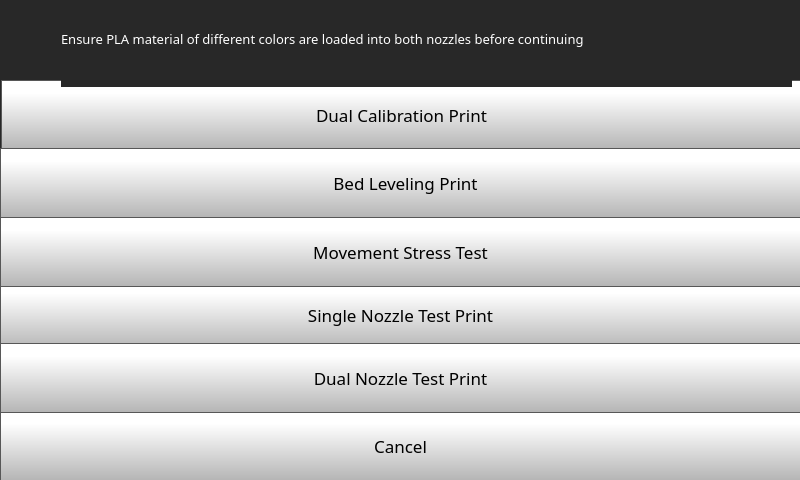
<?xml version="1.0" encoding="UTF-8"?>
<ui version="4.0">
 <class>Form</class>
 <widget class="QWidget" name="Form">
  <property name="geometry">
   <rect>
    <x>0</x>
    <y>0</y>
    <width>800</width>
    <height>480</height>
   </rect>
  </property>
  <property name="minimumSize">
   <size>
    <width>800</width>
    <height>480</height>
   </size>
  </property>
  <property name="maximumSize">
   <size>
    <width>800</width>
    <height>480</height>
   </size>
  </property>
  <property name="windowTitle">
   <string>Form</string>
  </property>
  <widget class="QStackedWidget" name="stackedWidget">
   <property name="geometry">
    <rect>
     <x>0</x>
     <y>0</y>
     <width>800</width>
     <height>480</height>
    </rect>
   </property>
   <property name="minimumSize">
    <size>
     <width>800</width>
     <height>480</height>
    </size>
   </property>
   <property name="maximumSize">
    <size>
     <width>800</width>
     <height>480</height>
    </size>
   </property>
   <property name="styleSheet">
    <string notr="true">
background-color: rgb(40, 40, 40);
</string>
   </property>
   <property name="currentIndex">
    <number>0</number>
   </property>
   <widget class="QWidget" name="testPrintPage2">
    <widget class="QPushButton" name="testPrintsCancelButton">
     <property name="geometry">
      <rect>
       <x>0</x>
       <y>410</y>
       <width>801</width>
       <height>71</height>
      </rect>
     </property>
     <property name="minimumSize">
      <size>
       <width>0</width>
       <height>0</height>
      </size>
     </property>
     <property name="font">
      <font>
       <family>Gotham Light</family>
       <pointsize>13</pointsize>
      </font>
     </property>
     <property name="styleSheet">
      <string notr="true">QPushButton {
     border: 1px solid rgb(87, 87, 87);
	background-color: qlineargradient(spread:pad, x1:0, y1:1, x2:0, y2:0.188, stop:0 rgba(180, 180, 180, 255), stop:1 rgba(255, 255, 255, 255));


}

QPushButton:pressed {
    background-color: qlineargradient(x1: 0, y1: 0, x2: 0, y2: 1,
                                      stop: 0 #dadbde, stop: 1 #f6f7fa);
}

QPushButton:flat {
    border: none; /* no border for a flat push button */
}

QPushButton:default {
    border-color: navy; /* make the default button prominent */
}</string>
     </property>
     <property name="text">
      <string>Cancel</string>
     </property>
     <property name="iconSize">
      <size>
       <width>50</width>
       <height>50</height>
      </size>
     </property>
     <property name="checkable">
      <bool>false</bool>
     </property>
     <property name="autoDefault">
      <bool>false</bool>
     </property>
     <property name="default">
      <bool>false</bool>
     </property>
     <property name="flat">
      <bool>false</bool>
     </property>
    </widget>
    <widget class="QLabel" name="tool0Label_30">
     <property name="geometry">
      <rect>
       <x>1</x>
       <y>21</y>
       <width>50</width>
       <height>50</height>
      </rect>
     </property>
     <property name="font">
      <font>
       <family>Gotham Medium</family>
       <pointsize>14</pointsize>
       <bold>false</bold>
       <underline>false</underline>
       <strikeout>false</strikeout>
      </font>
     </property>
     <property name="styleSheet">
      <string notr="true">
   color:  white;</string>
     </property>
     <property name="text">
      <string/>
     </property>
     <property name="pixmap">
      <pixmap>templates/img/exclamation-mark.png</pixmap>
     </property>
     <property name="scaledContents">
      <bool>true</bool>
     </property>
    </widget>
    <widget class="QPushButton" name="singleNozzlePrintButton">
     <property name="geometry">
      <rect>
       <x>0</x>
       <y>280</y>
       <width>801</width>
       <height>70</height>
      </rect>
     </property>
     <property name="minimumSize">
      <size>
       <width>0</width>
       <height>70</height>
      </size>
     </property>
     <property name="font">
      <font>
       <family>Gotham</family>
       <pointsize>13</pointsize>
      </font>
     </property>
     <property name="styleSheet">
      <string notr="true">QPushButton {
     border: 1px solid rgb(87, 87, 87);
	background-color: qlineargradient(spread:pad, x1:0, y1:1, x2:0, y2:0.188, stop:0 rgba(180, 180, 180, 255), stop:1 rgba(255, 255, 255, 255));


}

QPushButton:pressed {
    background-color: qlineargradient(x1: 0, y1: 0, x2: 0, y2: 1,
                                      stop: 0 #dadbde, stop: 1 #f6f7fa);
}

QPushButton:flat {
    border: none; /* no border for a flat push button */
}

QPushButton:default {
    border-color: navy; /* make the default button prominent */
}

QPushButton:focus {
	outline: none;
}</string>
     </property>
     <property name="text">
      <string>Single Nozzle Test Print</string>
     </property>
     <property name="iconSize">
      <size>
       <width>40</width>
       <height>40</height>
      </size>
     </property>
    </widget>
    <widget class="QPushButton" name="movementTestPrintButton">
     <property name="geometry">
      <rect>
       <x>0</x>
       <y>217</y>
       <width>801</width>
       <height>70</height>
      </rect>
     </property>
     <property name="minimumSize">
      <size>
       <width>0</width>
       <height>70</height>
      </size>
     </property>
     <property name="font">
      <font>
       <family>Gotham</family>
       <pointsize>13</pointsize>
      </font>
     </property>
     <property name="styleSheet">
      <string notr="true">QPushButton {
     border: 1px solid rgb(87, 87, 87);
	background-color: qlineargradient(spread:pad, x1:0, y1:1, x2:0, y2:0.188, stop:0 rgba(180, 180, 180, 255), stop:1 rgba(255, 255, 255, 255));


}

QPushButton:pressed {
    background-color: qlineargradient(x1: 0, y1: 0, x2: 0, y2: 1,
                                      stop: 0 #dadbde, stop: 1 #f6f7fa);
}

QPushButton:flat {
    border: none; /* no border for a flat push button */
}

QPushButton:default {
    border-color: navy; /* make the default button prominent */
}

QPushButton:focus {
	outline: none;
}</string>
     </property>
     <property name="text">
      <string>Movement Stress Test</string>
     </property>
     <property name="iconSize">
      <size>
       <width>40</width>
       <height>40</height>
      </size>
     </property>
    </widget>
    <widget class="QPushButton" name="dualCaliberationPrintButton">
     <property name="geometry">
      <rect>
       <x>1</x>
       <y>80</y>
       <width>801</width>
       <height>70</height>
      </rect>
     </property>
     <property name="minimumSize">
      <size>
       <width>0</width>
       <height>70</height>
      </size>
     </property>
     <property name="font">
      <font>
       <family>Gotham</family>
       <pointsize>13</pointsize>
      </font>
     </property>
     <property name="styleSheet">
      <string notr="true">QPushButton {
     border: 1px solid rgb(87, 87, 87);
	background-color: qlineargradient(spread:pad, x1:0, y1:1, x2:0, y2:0.188, stop:0 rgba(180, 180, 180, 255), stop:1 rgba(255, 255, 255, 255));


}

QPushButton:pressed {
    background-color: qlineargradient(x1: 0, y1: 0, x2: 0, y2: 1,
                                      stop: 0 #dadbde, stop: 1 #f6f7fa);
}

QPushButton:flat {
    border: none; /* no border for a flat push button */
}

QPushButton:default {
    border-color: navy; /* make the default button prominent */
}

QPushButton:focus {
	outline: none;
}</string>
     </property>
     <property name="text">
      <string>Dual Calibration Print</string>
     </property>
     <property name="iconSize">
      <size>
       <width>40</width>
       <height>40</height>
      </size>
     </property>
    </widget>
    <widget class="QLabel" name="calibrateLabel_2">
     <property name="geometry">
      <rect>
       <x>61</x>
       <y>-9</y>
       <width>731</width>
       <height>96</height>
      </rect>
     </property>
     <property name="font">
      <font>
       <family>Gotham</family>
       <pointsize>10</pointsize>
       <bold>false</bold>
      </font>
     </property>
     <property name="styleSheet">
      <string notr="true">color: rgb(255, 255, 255);</string>
     </property>
     <property name="text">
      <string>Ensure PLA material of different colors are loaded into both nozzles before continuing </string>
     </property>
     <property name="scaledContents">
      <bool>false</bool>
     </property>
     <property name="wordWrap">
      <bool>true</bool>
     </property>
    </widget>
    <widget class="QPushButton" name="dualNozzlePrintButton">
     <property name="geometry">
      <rect>
       <x>0</x>
       <y>343</y>
       <width>801</width>
       <height>70</height>
      </rect>
     </property>
     <property name="minimumSize">
      <size>
       <width>0</width>
       <height>70</height>
      </size>
     </property>
     <property name="font">
      <font>
       <family>Gotham</family>
       <pointsize>13</pointsize>
      </font>
     </property>
     <property name="styleSheet">
      <string notr="true">QPushButton {
     border: 1px solid rgb(87, 87, 87);
	background-color: qlineargradient(spread:pad, x1:0, y1:1, x2:0, y2:0.188, stop:0 rgba(180, 180, 180, 255), stop:1 rgba(255, 255, 255, 255));


}

QPushButton:pressed {
    background-color: qlineargradient(x1: 0, y1: 0, x2: 0, y2: 1,
                                      stop: 0 #dadbde, stop: 1 #f6f7fa);
}

QPushButton:flat {
    border: none; /* no border for a flat push button */
}

QPushButton:default {
    border-color: navy; /* make the default button prominent */
}

QPushButton:focus {
	outline: none;
}</string>
     </property>
     <property name="text">
      <string>Dual Nozzle Test Print</string>
     </property>
     <property name="iconSize">
      <size>
       <width>40</width>
       <height>40</height>
      </size>
     </property>
    </widget>
    <widget class="QPushButton" name="bedLevelPrintButton">
     <property name="geometry">
      <rect>
       <x>0</x>
       <y>148</y>
       <width>811</width>
       <height>70</height>
      </rect>
     </property>
     <property name="minimumSize">
      <size>
       <width>0</width>
       <height>70</height>
      </size>
     </property>
     <property name="font">
      <font>
       <family>Gotham</family>
       <pointsize>13</pointsize>
      </font>
     </property>
     <property name="styleSheet">
      <string notr="true">QPushButton {
     border: 1px solid rgb(87, 87, 87);
	background-color: qlineargradient(spread:pad, x1:0, y1:1, x2:0, y2:0.188, stop:0 rgba(180, 180, 180, 255), stop:1 rgba(255, 255, 255, 255));


}

QPushButton:pressed {
    background-color: qlineargradient(x1: 0, y1: 0, x2: 0, y2: 1,
                                      stop: 0 #dadbde, stop: 1 #f6f7fa);
}

QPushButton:flat {
    border: none; /* no border for a flat push button */
}

QPushButton:default {
    border-color: navy; /* make the default button prominent */
}

QPushButton:focus {
	outline: none;
}</string>
     </property>
     <property name="text">
      <string>Bed Leveling Print</string>
     </property>
     <property name="iconSize">
      <size>
       <width>40</width>
       <height>40</height>
      </size>
     </property>
    </widget>
   </widget>
   <widget class="QWidget" name="testPrintPage1">
    <widget class="QComboBox" name="testPrintsTool1SizeComboBox_6">
     <property name="geometry">
      <rect>
       <x>600</x>
       <y>200</y>
       <width>171</width>
       <height>51</height>
      </rect>
     </property>
     <property name="font">
      <font>
       <family>Gotham</family>
       <pointsize>20</pointsize>
      </font>
     </property>
     <property name="styleSheet">
      <string notr="true"> QScrollBar:vertical {
     border: 1px solid black;
border-radius: 5px;
    background-color: rgb(40,40,40);
     width: 60px;
     margin: 67px 0 67px 0;
 }

/* Sets up the color and height of handle */
QScrollBar::handle:vertical {
border-radius: 5px;
background: qlineargradient(spread:pad, x1:0, y1:1, x2:0, y2:0.188, stop:0 rgba(180, 180, 180, 255), stop:1 rgba(255, 255, 255, 255));
min-height: 7px;
}


QScrollBar::add-line:vertical {
     border: 1px solid black;
background: qlineargradient(spread:pad, x1:0, y1:1, x2:0, y2:0.188, stop:0 rgba(180, 180, 180, 255), stop:1 rgba(255, 255, 255, 255));
     height:65px;
border-radius: 5px;
     subcontrol-position: bottom;
     subcontrol-origin: margin;
 }

 QScrollBar::sub-line:vertical {
     border: 1px solid black;
background: qlineargradient(spread:pad, x1:0, y1:1, x2:0, y2:0.188, stop:0 rgba(180, 180, 180, 255), stop:1 rgba(255, 255, 255, 255));
     height: 65px;
border-radius: 5px;
     subcontrol-position: top;
     subcontrol-origin: margin;
 }

QScrollBar::up-arrow:vertical {
 image: url(./templates/img/arrows.png);
    width: 40px;
    height: 40px;
 padding: 5px;
 }
QScrollBar::down-arrow:vertical {
 image: url(./templates/img/arrows-5.png);
    width: 40px;
    height: 40px;
 padding: 5px;
 }

/* need this to get rid of crosshatching on scrollbar background */
QScrollBar::add-page:vertical, QScrollBar::sub-page:vertical {
background: none;
}

QComboBox {
border: 1px solid black;
    padding: 0px 18px 0px 3px;
    min-width: 6em;

}

QComboBox::item {
	color: rgb(0, 0, 0);
}

QComboBox:editable {
    background: white;
}

QComboBox:!editable, QComboBox::drop-down:editable {
background: white;
}

/* QComboBox gets the &quot;on&quot; state when the popup is open */
QComboBox:!editable:on, QComboBox::drop-down:editable:on {
background: white;
}


QComboBox::drop-down {
border-left: 1px solid black;
border-right: 1px solid black;
	background-color: qlineargradient(spread:pad, x1:0, y1:1, x2:0, y2:0.188, stop:0 rgba(180, 180, 180, 255), stop:1 rgba(255, 255, 255, 255));
    width: 60px;
     height: 50px;

}

QComboBox::down-arrow {

image: url(./templates/img/arrows-5.png);
width: 30px;
height: 30px;

}


QComboBox QAbstractItemView {
    selection-background-color: rgb(40, 40, 40);
    background: white;
}</string>
     </property>
     <property name="editable">
      <bool>false</bool>
     </property>
     <property name="maxVisibleItems">
      <number>8</number>
     </property>
     <property name="iconSize">
      <size>
       <width>30</width>
       <height>30</height>
      </size>
     </property>
     <item>
      <property name="text">
       <string>0.6</string>
      </property>
     </item>
     <item>
      <property name="text">
       <string>0.4</string>
      </property>
     </item>
     <item>
      <property name="text">
       <string>0.8</string>
      </property>
     </item>
    </widget>
    <widget class="QLabel" name="tool0Label_28">
     <property name="geometry">
      <rect>
       <x>31</x>
       <y>208</y>
       <width>50</width>
       <height>50</height>
      </rect>
     </property>
     <property name="font">
      <font>
       <family>Gotham Medium</family>
       <pointsize>14</pointsize>
       <bold>false</bold>
       <underline>false</underline>
       <strikeout>false</strikeout>
      </font>
     </property>
     <property name="styleSheet">
      <string notr="true">
   color:  white;</string>
     </property>
     <property name="text">
      <string/>
     </property>
     <property name="pixmap">
      <pixmap>templates/img/Nozzle.png</pixmap>
     </property>
     <property name="scaledContents">
      <bool>true</bool>
     </property>
    </widget>
    <widget class="QLabel" name="tool0Label_29">
     <property name="geometry">
      <rect>
       <x>20</x>
       <y>290</y>
       <width>50</width>
       <height>50</height>
      </rect>
     </property>
     <property name="font">
      <font>
       <family>Gotham Medium</family>
       <pointsize>14</pointsize>
       <bold>false</bold>
       <underline>false</underline>
       <strikeout>false</strikeout>
      </font>
     </property>
     <property name="styleSheet">
      <string notr="true">
   color:  white;</string>
     </property>
     <property name="text">
      <string/>
     </property>
     <property name="pixmap">
      <pixmap>templates/img/exclamation-mark.png</pixmap>
     </property>
     <property name="scaledContents">
      <bool>true</bool>
     </property>
    </widget>
    <widget class="QLabel" name="calibrateLabel_57">
     <property name="geometry">
      <rect>
       <x>70</x>
       <y>60</y>
       <width>721</width>
       <height>96</height>
      </rect>
     </property>
     <property name="font">
      <font>
       <family>Gotham</family>
       <pointsize>10</pointsize>
       <bold>false</bold>
      </font>
     </property>
     <property name="styleSheet">
      <string notr="true">color: rgb(255, 255, 255);</string>
     </property>
     <property name="text">
      <string>Ensure PLA material of different colors are loaded into both nozzles before continuing </string>
     </property>
     <property name="scaledContents">
      <bool>false</bool>
     </property>
     <property name="wordWrap">
      <bool>true</bool>
     </property>
    </widget>
    <widget class="QLabel" name="calibrateLabel_36">
     <property name="geometry">
      <rect>
       <x>10</x>
       <y>20</y>
       <width>469</width>
       <height>31</height>
      </rect>
     </property>
     <property name="font">
      <font>
       <family>Gotham</family>
       <pointsize>18</pointsize>
       <bold>false</bold>
      </font>
     </property>
     <property name="styleSheet">
      <string notr="true">color: rgb(255, 255, 255);</string>
     </property>
     <property name="text">
      <string>Calibration and Test Prints :</string>
     </property>
    </widget>
    <widget class="QPushButton" name="testPrintsBackButton">
     <property name="geometry">
      <rect>
       <x>390</x>
       <y>350</y>
       <width>411</width>
       <height>131</height>
      </rect>
     </property>
     <property name="font">
      <font>
       <family>Gotham</family>
       <pointsize>13</pointsize>
      </font>
     </property>
     <property name="styleSheet">
      <string notr="true">QPushButton {
     border: 1px solid rgb(87, 87, 87);
	background-color: qlineargradient(spread:pad, x1:0, y1:1, x2:0, y2:0.188, stop:0 rgba(180, 180, 180, 255), stop:1 rgba(255, 255, 255, 255));


}

QPushButton:pressed {
    background-color: qlineargradient(x1: 0, y1: 0, x2: 0, y2: 1,
                                      stop: 0 #dadbde, stop: 1 #f6f7fa);
}

QPushButton:flat {
    border: none; /* no border for a flat push button */
}

QPushButton:default {
    border-color: navy; /* make the default button prominent */
}

QPushButton:focus {
	outline: none;
}</string>
     </property>
     <property name="text">
      <string/>
     </property>
     <property name="icon">
      <iconset>
       <normaloff>templates/img/arrows-4.png</normaloff>templates/img/arrows-4.png</iconset>
     </property>
     <property name="iconSize">
      <size>
       <width>70</width>
       <height>70</height>
      </size>
     </property>
    </widget>
    <widget class="QPushButton" name="testPrintsNextButton">
     <property name="geometry">
      <rect>
       <x>0</x>
       <y>350</y>
       <width>391</width>
       <height>131</height>
      </rect>
     </property>
     <property name="font">
      <font>
       <family>Gotham</family>
       <pointsize>13</pointsize>
      </font>
     </property>
     <property name="styleSheet">
      <string notr="true">QPushButton {
     border: 1px solid rgb(87, 87, 87);
	background-color: qlineargradient(spread:pad, x1:0, y1:1, x2:0, y2:0.188, stop:0 rgba(180, 180, 180, 255), stop:1 rgba(255, 255, 255, 255));


}

QPushButton:pressed {
    background-color: qlineargradient(x1: 0, y1: 0, x2: 0, y2: 1,
                                      stop: 0 #dadbde, stop: 1 #f6f7fa);
}

QPushButton:flat {
    border: none; /* no border for a flat push button */
}

QPushButton:default {
    border-color: navy; /* make the default button prominent */
}

QPushButton:focus {
	outline: none;
}</string>
     </property>
     <property name="text">
      <string>Next</string>
     </property>
     <property name="iconSize">
      <size>
       <width>40</width>
       <height>40</height>
      </size>
     </property>
    </widget>
    <widget class="QLabel" name="tool1Label_12">
     <property name="geometry">
      <rect>
       <x>530</x>
       <y>200</y>
       <width>50</width>
       <height>50</height>
      </rect>
     </property>
     <property name="font">
      <font>
       <family>Gotham Medium</family>
       <pointsize>14</pointsize>
       <bold>false</bold>
       <underline>false</underline>
       <strikeout>false</strikeout>
      </font>
     </property>
     <property name="styleSheet">
      <string notr="true">
   color:  white;</string>
     </property>
     <property name="text">
      <string/>
     </property>
     <property name="pixmap">
      <pixmap>templates/img/Nozzle.png</pixmap>
     </property>
     <property name="scaledContents">
      <bool>true</bool>
     </property>
    </widget>
    <widget class="QLabel" name="calibrateLabel_59">
     <property name="geometry">
      <rect>
       <x>80</x>
       <y>260</y>
       <width>711</width>
       <height>96</height>
      </rect>
     </property>
     <property name="font">
      <font>
       <family>Gotham</family>
       <pointsize>10</pointsize>
       <bold>false</bold>
      </font>
     </property>
     <property name="styleSheet">
      <string notr="true">color: rgb(255, 255, 255);</string>
     </property>
     <property name="text">
      <string>Ensure Tool 1 nozzle diameter is greater or equal to the nozzle diameter of Tool 0</string>
     </property>
     <property name="scaledContents">
      <bool>false</bool>
     </property>
     <property name="wordWrap">
      <bool>true</bool>
     </property>
    </widget>
    <widget class="QLabel" name="calibrateLabel_58">
     <property name="geometry">
      <rect>
       <x>10</x>
       <y>160</y>
       <width>465</width>
       <height>31</height>
      </rect>
     </property>
     <property name="font">
      <font>
       <family>Gotham</family>
       <pointsize>14</pointsize>
       <bold>false</bold>
      </font>
     </property>
     <property name="styleSheet">
      <string notr="true">color: rgb(255, 255, 255);</string>
     </property>
     <property name="text">
      <string>Select Installed Nozzles Diameter's:</string>
     </property>
    </widget>
    <widget class="QComboBox" name="testPrintsTool0SizeComboBox">
     <property name="geometry">
      <rect>
       <x>90</x>
       <y>200</y>
       <width>171</width>
       <height>51</height>
      </rect>
     </property>
     <property name="font">
      <font>
       <family>Gotham</family>
       <pointsize>20</pointsize>
      </font>
     </property>
     <property name="styleSheet">
      <string notr="true"> QScrollBar:vertical {
     border: 1px solid black;
border-radius: 5px;
    background-color: rgb(40,40,40);
     width: 60px;
     margin: 67px 0 67px 0;
 }

/* Sets up the color and height of handle */
QScrollBar::handle:vertical {
border-radius: 5px;
background: qlineargradient(spread:pad, x1:0, y1:1, x2:0, y2:0.188, stop:0 rgba(180, 180, 180, 255), stop:1 rgba(255, 255, 255, 255));
min-height: 7px;
}


QScrollBar::add-line:vertical {
     border: 1px solid black;
background: qlineargradient(spread:pad, x1:0, y1:1, x2:0, y2:0.188, stop:0 rgba(180, 180, 180, 255), stop:1 rgba(255, 255, 255, 255));
     height:65px;
border-radius: 5px;
     subcontrol-position: bottom;
     subcontrol-origin: margin;
 }

 QScrollBar::sub-line:vertical {
     border: 1px solid black;
background: qlineargradient(spread:pad, x1:0, y1:1, x2:0, y2:0.188, stop:0 rgba(180, 180, 180, 255), stop:1 rgba(255, 255, 255, 255));
     height: 65px;
border-radius: 5px;
     subcontrol-position: top;
     subcontrol-origin: margin;
 }

QScrollBar::up-arrow:vertical {
 image: url(./templates/img/arrows.png);
    width: 40px;
    height: 40px;
 padding: 5px;
 }
QScrollBar::down-arrow:vertical {
 image: url(./templates/img/arrows-5.png);
    width: 40px;
    height: 40px;
 padding: 5px;
 }

/* need this to get rid of crosshatching on scrollbar background */
QScrollBar::add-page:vertical, QScrollBar::sub-page:vertical {
background: none;
}

QComboBox {
border: 1px solid black;
    padding: 0px 18px 0px 3px;
    min-width: 6em;

}

QComboBox::item {
	color: rgb(0, 0, 0);
}

QComboBox:editable {
    background: white;
}

QComboBox:!editable, QComboBox::drop-down:editable {
background: white;
}

/* QComboBox gets the &quot;on&quot; state when the popup is open */
QComboBox:!editable:on, QComboBox::drop-down:editable:on {
background: white;
}


QComboBox::drop-down {
border-left: 1px solid black;
border-right: 1px solid black;
	background-color: qlineargradient(spread:pad, x1:0, y1:1, x2:0, y2:0.188, stop:0 rgba(180, 180, 180, 255), stop:1 rgba(255, 255, 255, 255));
    width: 60px;
     height: 50px;

}

QComboBox::down-arrow {

image: url(./templates/img/arrows-5.png);
width: 30px;
height: 30px;

}


QComboBox QAbstractItemView {
    selection-background-color: rgb(40, 40, 40);
    background: white;
}</string>
     </property>
     <property name="editable">
      <bool>false</bool>
     </property>
     <property name="maxVisibleItems">
      <number>8</number>
     </property>
     <property name="iconSize">
      <size>
       <width>30</width>
       <height>30</height>
      </size>
     </property>
     <item>
      <property name="text">
       <string>0.6</string>
      </property>
     </item>
     <item>
      <property name="text">
       <string>0.4</string>
      </property>
     </item>
     <item>
      <property name="text">
       <string>0.8</string>
      </property>
     </item>
    </widget>
    <widget class="QLabel" name="tool0Label_27">
     <property name="geometry">
      <rect>
       <x>10</x>
       <y>80</y>
       <width>50</width>
       <height>50</height>
      </rect>
     </property>
     <property name="font">
      <font>
       <family>Gotham Medium</family>
       <pointsize>14</pointsize>
       <bold>false</bold>
       <underline>false</underline>
       <strikeout>false</strikeout>
      </font>
     </property>
     <property name="styleSheet">
      <string notr="true">
   color:  white;</string>
     </property>
     <property name="text">
      <string/>
     </property>
     <property name="pixmap">
      <pixmap>templates/img/exclamation-mark.png</pixmap>
     </property>
     <property name="scaledContents">
      <bool>true</bool>
     </property>
    </widget>
   </widget>
  </widget>
 </widget>
 <resources/>
 <connections/>
</ui>
